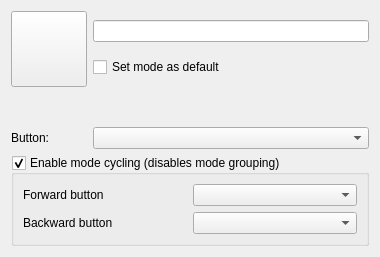
<?xml version="1.0" encoding="UTF-8"?>
<ui version="4.0">
 <class>ModeDialog</class>
 <widget class="QWidget" name="ModeDialog">
  <property name="geometry">
   <rect>
    <x>0</x>
    <y>0</y>
    <width>380</width>
    <height>257</height>
   </rect>
  </property>
  <property name="windowTitle">
   <string>New Mode</string>
  </property>
  <layout class="QGridLayout" name="gridLayout">
   <item row="0" column="0">
    <widget class="KIconButton" name="ibIcon">
     <property name="minimumSize">
      <size>
       <width>0</width>
       <height>76</height>
      </size>
     </property>
     <property name="maximumSize">
      <size>
       <width>76</width>
       <height>16777215</height>
      </size>
     </property>
    </widget>
   </item>
   <item row="0" column="1" colspan="2">
    <layout class="QVBoxLayout" name="verticalLayout">
     <item>
      <widget class="KLineEdit" name="leName"/>
     </item>
     <item>
      <widget class="QCheckBox" name="cbSetDefault">
       <property name="text">
        <string>Set mode as default</string>
       </property>
      </widget>
     </item>
    </layout>
   </item>
   <item row="1" column="0" colspan="3">
    <widget class="KSeparator" name="kseparator"/>
   </item>
   <item row="2" column="0">
    <widget class="QLabel" name="lButton">
     <property name="text">
      <string>Button:</string>
     </property>
    </widget>
   </item>
   <item row="2" column="1" colspan="2">
    <widget class="KComboBox" name="cbButtons"/>
   </item>
   <item row="3" column="0" colspan="3">
    <widget class="QGroupBox" name="gbModeCycle">
     <property name="title">
      <string>Enable mode cycling (disables mode grouping)</string>
     </property>
     <property name="checkable">
      <bool>true</bool>
     </property>
     <layout class="QGridLayout" name="gridLayout_2">
      <item row="0" column="1">
       <widget class="KComboBox" name="cbButtonForward"/>
      </item>
      <item row="1" column="1">
       <widget class="KComboBox" name="cbButtonBackward"/>
      </item>
      <item row="0" column="0">
       <widget class="QLabel" name="lCycleForward">
        <property name="text">
         <string>Forward button</string>
        </property>
       </widget>
      </item>
      <item row="1" column="0">
       <widget class="QLabel" name="lCycleBackward">
        <property name="text">
         <string>Backward button</string>
        </property>
       </widget>
      </item>
     </layout>
    </widget>
   </item>
  </layout>
 </widget>
 <customwidgets>
  <customwidget>
   <class>KIconButton</class>
   <extends>QPushButton</extends>
   <header>kicondialog.h</header>
  </customwidget>
  <customwidget>
   <class>KLineEdit</class>
   <extends>QLineEdit</extends>
   <header>klineedit.h</header>
  </customwidget>
  <customwidget>
   <class>KComboBox</class>
   <extends>QComboBox</extends>
   <header>kcombobox.h</header>
  </customwidget>
  <customwidget>
   <class>KSeparator</class>
   <extends>QFrame</extends>
   <header>kseparator.h</header>
  </customwidget>
 </customwidgets>
 <resources/>
 <connections/>
</ui>
